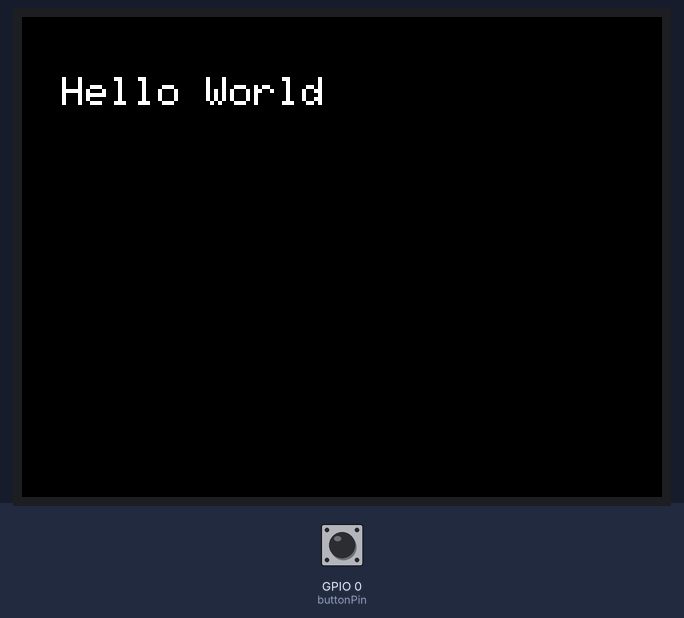
Simulated run of this sketch. Board: ESP32. On the bench: 320×240 colour display. Inputs (shaded band) come from the test bench; at power-on: GPIO 0 (buttonPin) HIGH.

Above: at 1.4 s.
1.5 s: GPIO 0 (buttonPin) pulled LOW for 0.15 s
At 2.9 s:
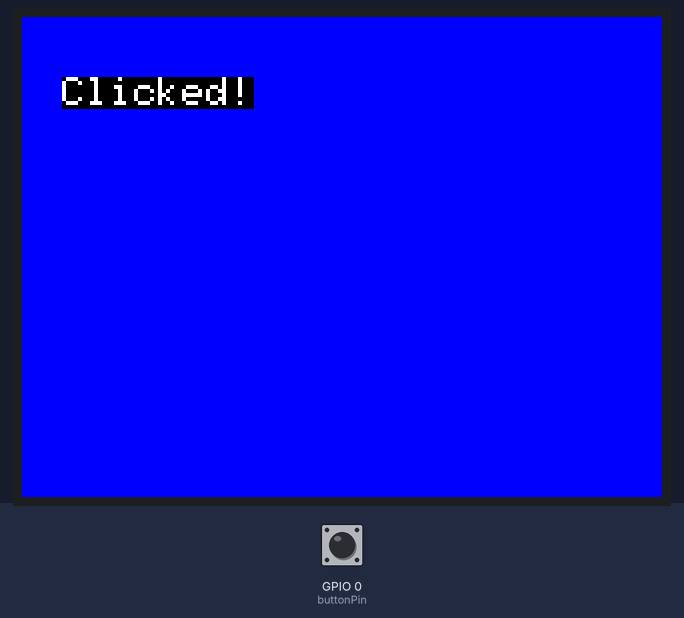
3.6 s: GPIO 0 (buttonPin) pulled LOW for 1 s
At 5.4 s:
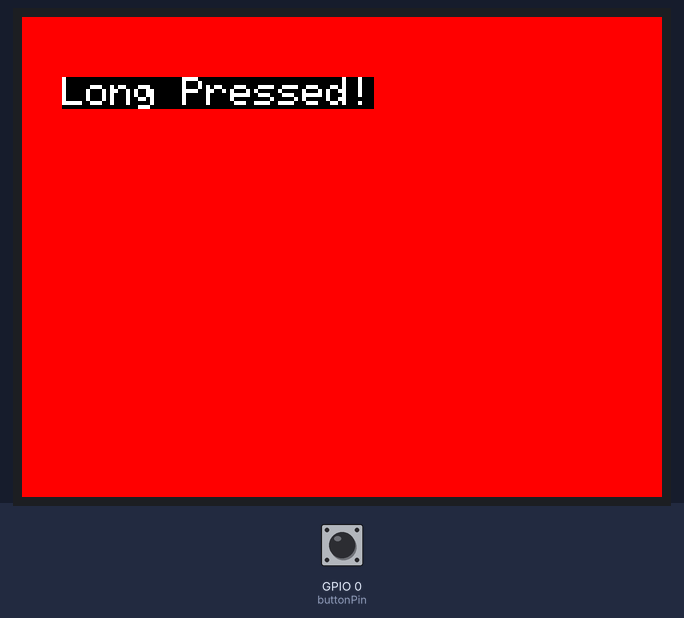
6.1 s: GPIO 0 (buttonPin) pulsed LOW 2 times (0.12 s each, 0.3 s apart)
At 7.8 s:
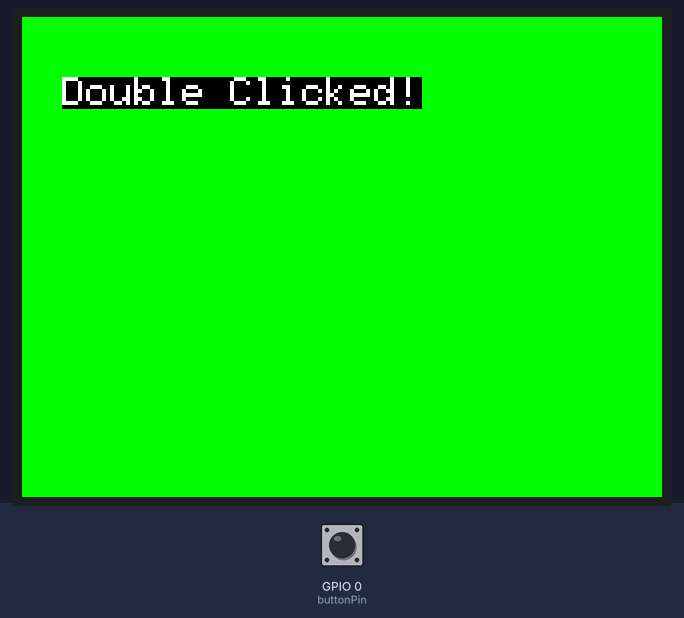
8.2 s: GPIO 0 (buttonPin) pulled LOW for 3.2 s
At 10.1 s:
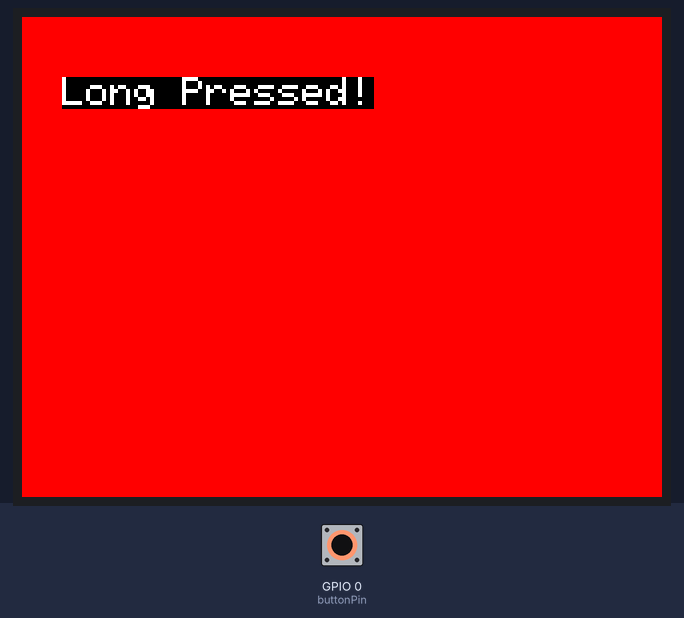
Timing chart, 0 to 11.6 s (numbered marks = the images above; inputs shaded):
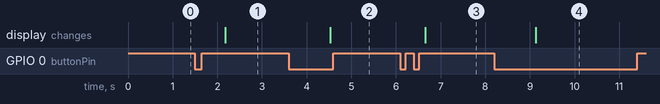

Measured:
- after the input at 1.5 s, the display: changes after 0.68 s (image 1)
- after the input at 3.6 s, the display: changes after 0.93 s (image 2)
- after the input at 6.1 s, the display: changes after 0.55 s (image 3)
- after the input at 8.2 s, the display: changes after 0.93 s (image 4)

The sketch:

TFTBUTTON1.ino
```cpp
#include <TFT_eSPI.h>      // Include the graphics library
#include <OneButton.h>     // Include the OneButton library

TFT_eSPI tft = TFT_eSPI(); // Create an instance of the TFT_eSPI class

// Define the button pin
const int buttonPin = 0;

// Create an instance of the OneButton class
OneButton button(buttonPin, true);

// Function declarations
void handleClick();
void handleDoubleClick();
void handleLongPressStart();

void setup() {
  // Initialize the TFT display
  tft.init();
  tft.setRotation(3); // Set rotation to flip the screen

  tft.fillScreen(TFT_BLACK); // Clear the screen with black color
  tft.setTextColor(TFT_WHITE, TFT_BLACK); // Set text color to white and background to black
  tft.setTextSize(2); // Set text size to 2x the default size

  // Position the cursor (may need adjusting based on rotation)
  tft.setCursor(20, 30);

  // Print "Hello World" on the screen initially
  tft.println("Hello World");

  // Attach functions to button events
  button.attachClick(handleClick);
  button.attachDoubleClick(handleDoubleClick);
  button.attachLongPressStart(handleLongPressStart);
}

void loop() {
  // Continuously check the button status
  button.tick();
}

// Function to handle a single click
void handleClick() {
  tft.fillScreen(TFT_BLUE); // Change screen color to blue on click
  tft.setCursor(20, 30);
  tft.println("Clicked!"); // Display "Clicked!" message
}

// Function to handle a double-click
void handleDoubleClick() {
  tft.fillScreen(TFT_GREEN); // Change screen color to green on double-click
  tft.setCursor(20, 30);
  tft.println("Double Clicked!"); // Display "Double Clicked!" message
}

// Function to handle a long press
void handleLongPressStart() {
  tft.fillScreen(TFT_RED); // Change screen color to red on long press
  tft.setCursor(20, 30);
  tft.println("Long Pressed!"); // Display "Long Pressed!" message
}
```
